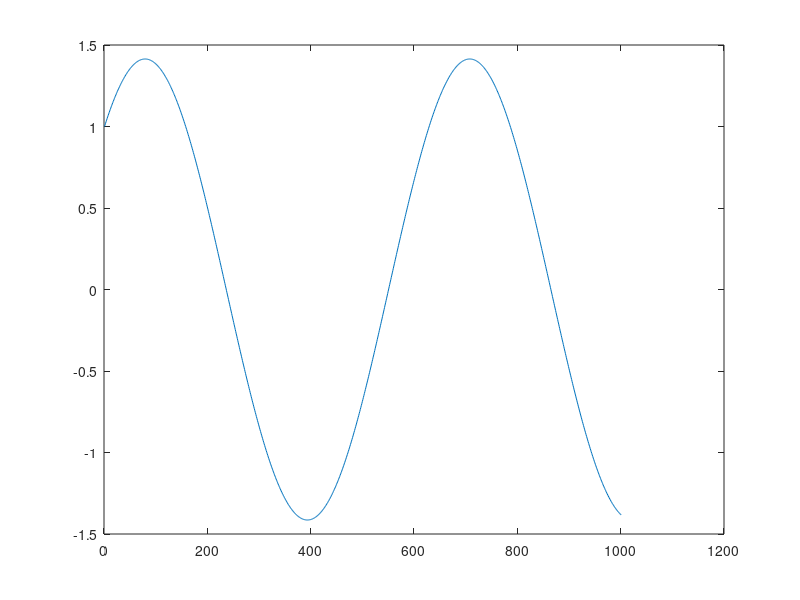

This figure's MATLAB source:
a = [1, 2, 3]
b = [1, 2, 3]';
% komentari
c = [1 + 1i, 2 - 1i];
c = [1 + 1i, 2 - 1i]'; % adjungiranje
c = [1 + 1i, 2 - 1i].'; % transponiranje

b = [1;2;3];

b = [1
    2
    3
    4];

A = [1,2,3; 4 5 6; 7 8 9];

B = A*A;

i*i;

j*j;

I = eye(5);
N = zeros(4);

D = [A B];

x = 1:10;
x = 1:2:10;
x = 10:-1:1;

D(1, 4)
D(1:2, [1,3:6])

D(1:2, end)

D(1, :) = []

who

whos

for ii = 1:5
  disp(['kvadrat broja: ', num2str(ii^2)])

end

i = 4

if i == 3
  ii^3
else
  ii^2
end

b = [1, 2, 3, 4]';
b*b'
b'*b
b.*b

A = rand(100, 100);
b = rand(100, 1);

x = A\b;

x = 0:0.01:10;
y = sin(x) + cos(x);
plot(y);


# Zadatak 1


function u = skalarni(x, y)
  if length(x) != length(y)
    u = NaN;
    return
  endif
  u = 0;
  for ii = 1: length(x)
    u = u + x(ii)*y(ii);
  endfor
end


x = 1:100
y = 2:101

u = skalarni(x, y);

x = 1:5
y = 1:4
u = skalarni(x, y);



function s = suma(A)
  s = 0
  for ii = 1: size(A, 1)
    for jj = 1: size(A, 2)
      s = s + A(ii, jj)
    endfor
  endfor
end


function [C, d] = mnozenje(A, B)
  if size(A, 2) != size(B, 1)
    C = NaN;
    d = NaN
    return
  endif

  C = eye(size(A, 1), size(B, 2))

  for ii = 1 : size(A, 1)
    for jj = 1: size(B, 2)
      s = 0
      for kk = 1: size(A, 2)
        s = s + A(ii, kk) * B(kk, jj)
      endfor
      C(ii, jj) = s
    endfor
  endfor
  d = det(C)
end


function [tr, fn] = frob(A)
  if size(A, 1) == size(A, 2)
    tr = sum(diag(A))
    fn = sqrt(sum(diag(A.'*A)))
    return
  endif
  fn = sqrt(sum(diag(A.'*A)))
  tr = 0
  return
end



function res = checkLU(A)
  if size(A, 1) != size(A, 2)
    res = "False"
    return
  endif
  res = "True"
  for ii = 1 : size(A, 1)
    if det(A(1:ii, 1:ii)) == 0
      res = "False"
      return
    endif
  endfor

end









